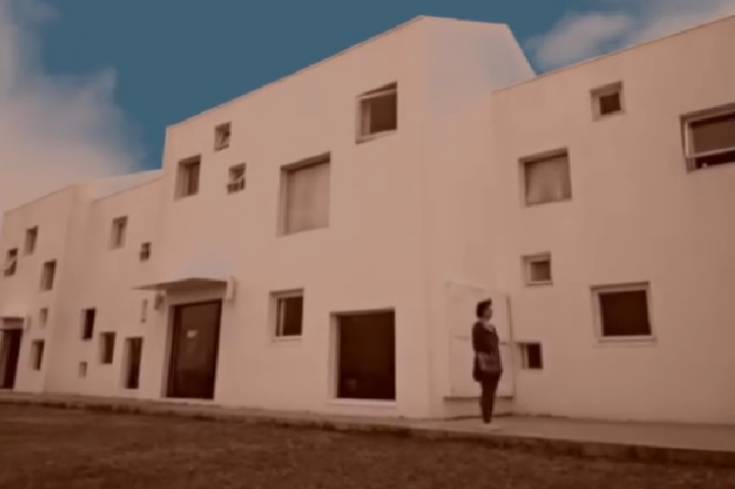
#> input picture SCNU实验要求与代码/Experiment1/input_rgb_image.jpg, 735 x 489 px
$ python 2.py
#> lines starting #> are read from the running program, lines starting #| are printed output that depends on the picture
from PIL import Image
import matplotlib.pyplot as plt
import numpy as np

#读入图像并转换为灰度图像
input_image = Image.open("input_rgb_image.jpg")
#> input_image is the input picture: PIL image 735x489 RGB; mean R, G, B 138.8, 110.7, 98.3
gray_image = input_image.convert("L")
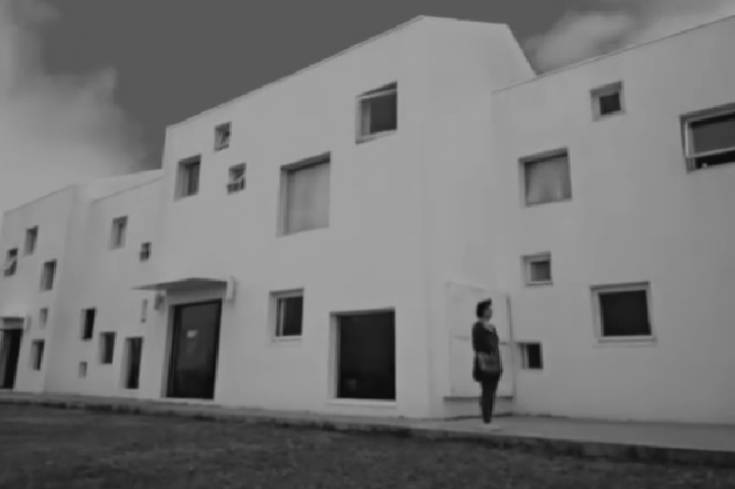
#> gray_image: PIL image 735x489 L; min 9, max 167, mean 117.6

# 将灰度图像转换为NumPy数组
gray_array = np.array(gray_image)
# print(gray_array)

# 计算灰度直方图
hist, bins = np.histogram(gray_array, bins=256, range=(0, 256))#参数解析：bins：直方图的柱子数量；range：灰度级别范围
#> hist = 256 values, max 30614 at index 159, min 0 at index 0, mean 1404; bins = 257 values from 0 to 256
#返回两个numpy数组：一个表示灰度值，另一个表示不同的灰度

# 计算归一化灰度直方图
normalized_hist = hist / float(np.sum(hist))
#> normalized_hist = 256 values, max 0.0852 at index 159, min 0 at index 0, mean 0.00391

# 绘制灰度直方图
plt.figure(figsize=(10, 4))
plt.subplot(121)
plt.title("gray-scale histogram")
plt.xlabel("grayscale level")
plt.ylabel("pixel count")
plt.bar(bins[:-1], hist, width=1, color='gray', align='center')

# 绘制归一化灰度直方图
plt.subplot(122)
plt.title("Normalized grayscale histogram")
plt.xlabel("grayscale level")
plt.ylabel("normalized frequency")
plt.bar(bins[:-1], normalized_hist, width=1, color='gray', align='center')

plt.tight_layout()#自动调整布局，以显示在图形窗口中
plt.show()
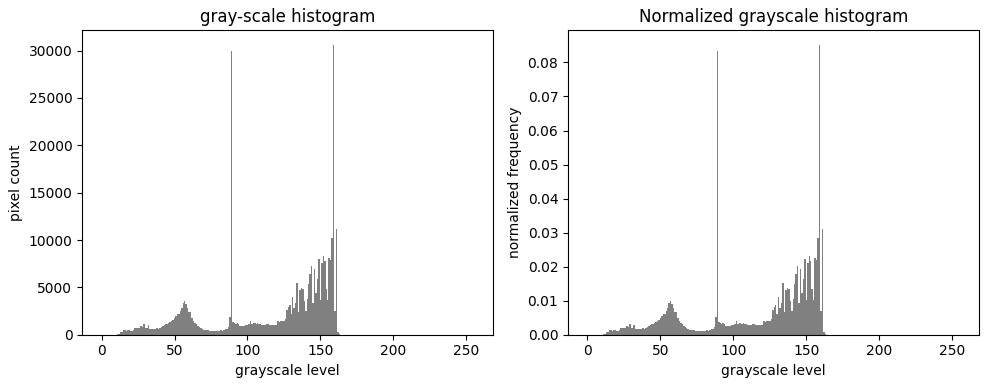
#> figure drawn by matplotlib, 2 panels; panel 1: tallest bar 30614 high, from x = 158.5 to 159.5; panel 2: tallest bar 0.0852 high, from x = 158.5 to 159.5
